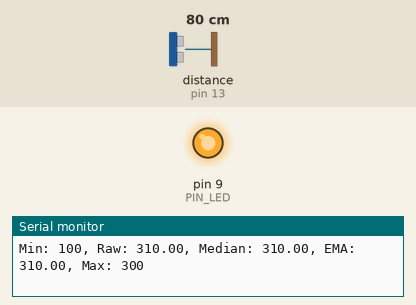
This sketch was run on a simulated Arduino Uno, built with avr-gcc and run on an emulated ATmega328P. Shown: output pins drawn as LEDs (lit = HIGH), the last lines printed to the serial monitor. Wiring (inferred from the names in the program): ultrasonic range finder: trigger pin 12; echo pin 13. Inputs (shaded band) come from the test bench; at power-on: distance to the obstacle (sensor on pin 13) 80 cm. The echo pulse lasts 58.3 µs per cm; pins used as bus, display or sensor lines are not drawn.

Above: at 1.2 s.
1.3 s: distance to the obstacle (sensor on pin 13) set to 34 cm
2.8 s: distance to the obstacle (sensor on pin 13) set to 28 cm
At 3.6 s:
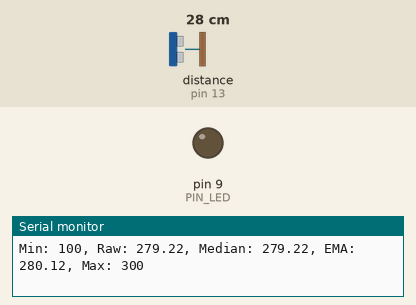
4.3 s: distance to the obstacle (sensor on pin 13) set to 2 cm
At 4.7 s:
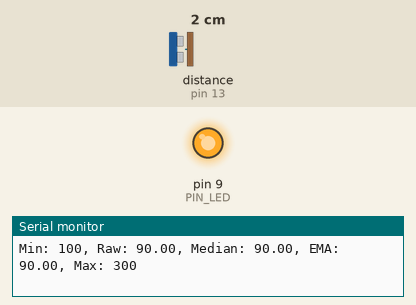
5.8 s: distance to the obstacle (sensor on pin 13) set to 18 cm
At 7.1 s:
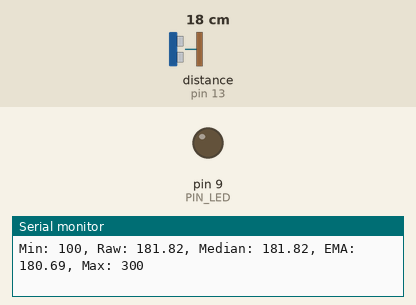
Timing chart, 0 to 8.3 s (numbered marks = the images above; inputs shaded):
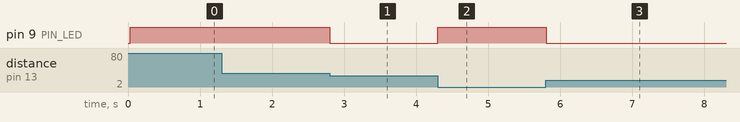

Measured:
- the behaviour switches between 31 and 30 cm on distance to the obstacle (sensor on pin 13) (found by bisection; images 0 and 1)
- after the input at 2.8 s, pin 9 (PIN_LED): HIGH → LOW at once
- after the input at 4.3 s, pin 9 (PIN_LED): LOW → HIGH at once
- after the input at 5.8 s, pin 9 (PIN_LED): HIGH → LOW at once

The sketch:

09_example_1.ino
```cpp
#define PIN_LED  9
#define PIN_TRIG 12
#define PIN_ECHO 13


#define SND_VEL 346.0
#define INTERVAL 25
#define PULSE_DURATION 10
#define _DIST_MIN 100
#define _DIST_MAX 300

#define TIMEOUT ((INTERVAL / 2) * 1000.0)
#define SCALE (0.001 * 0.5 * SND_VEL)

#define _EMA_ALPHA 0.5
#define N 5

unsigned long last_sampling_time;
float dist_prev = _DIST_MAX;
float dist_ema;
float dist_samples[N];
int sample_index = 0;

void setup() {
  // Initialize GPIO pins
  pinMode(PIN_LED, OUTPUT);
  pinMode(PIN_TRIG, OUTPUT);
  pinMode(PIN_ECHO, INPUT);
  digitalWrite(PIN_TRIG, LOW);

  Serial.begin(57600);
}

void loop() {
  float dist_raw;

  if (millis() < last_sampling_time + INTERVAL)
    return;


  dist_raw = USS_measure(PIN_TRIG, PIN_ECHO);


  if ((dist_raw == 0.0) || (dist_raw > _DIST_MAX)) {
      dist_raw = _DIST_MAX + 10.0;
      digitalWrite(PIN_LED, 1);
  } else if (dist_raw < _DIST_MIN) {
      dist_raw = _DIST_MIN - 10.0;
      digitalWrite(PIN_LED, 1);
  } else {    // In desired range
      digitalWrite(PIN_LED, 0);
  }


  dist_samples[sample_index] = dist_raw;
  sample_index = (sample_index + 1) % N;

  float dist_median = calculateMedian(dist_samples);


  dist_ema = _EMA_ALPHA * dist_raw + (1 - _EMA_ALPHA) * dist_ema;


  Serial.print("Min: "); Serial.print(_DIST_MIN);
  Serial.print(", Raw: "); Serial.print(dist_raw);
  Serial.print(", Median: "); Serial.print(dist_median);
  Serial.print(", EMA: "); Serial.print(dist_ema);
  Serial.print(", Max: "); Serial.print(_DIST_MAX);
  Serial.println("");


  last_sampling_time += INTERVAL;
}

float USS_measure(int TRIG, int ECHO) {
  digitalWrite(TRIG, HIGH);
  delayMicroseconds(PULSE_DURATION);
  digitalWrite(TRIG, LOW);

  return pulseIn(ECHO, HIGH, TIMEOUT) * SCALE;
}

float calculateMedian(float *samples) {

    float temp[N];
    memcpy(temp, samples, N * sizeof(float));


    for (int i = 0; i < N - 1; i++) {
        for (int j = 0; j < N - i - 1; j++) {
            if (temp[j] > temp[j + 1]) {
                // Swap
                float t = temp[j];
                temp[j] = temp[j + 1];
                temp[j + 1] = t;
            }
        }
    }

    return temp[N / 2];
}
```
